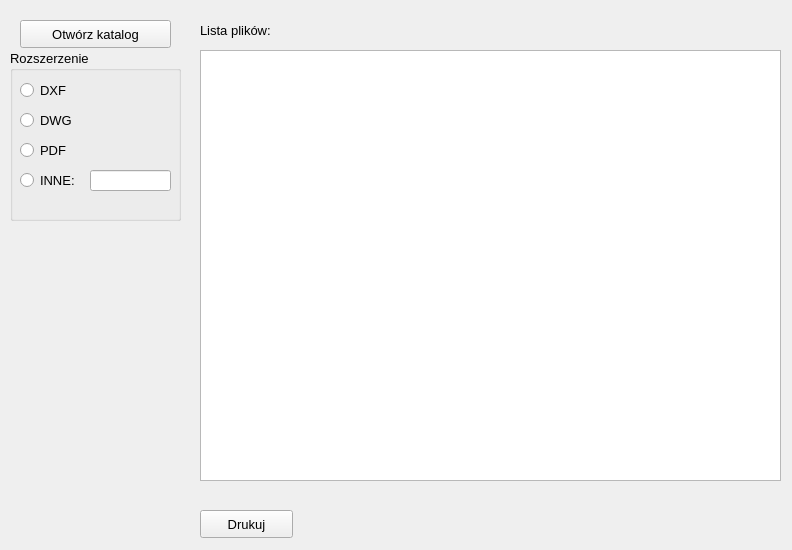
<?xml version="1.0" encoding="UTF-8"?>
<ui version="4.0">
 <author>Marcin Cichy Quiet Falcon</author>
 <class>MainWindow</class>
 <widget class="QMainWindow" name="MainWindow">
  <property name="geometry">
   <rect>
    <x>0</x>
    <y>0</y>
    <width>792</width>
    <height>550</height>
   </rect>
  </property>
  <property name="font">
   <font>
    <pointsize>10</pointsize>
   </font>
  </property>
  <property name="windowTitle">
   <string>MainWindow</string>
  </property>
  <widget class="QWidget" name="centralwidget">
   <widget class="QPushButton" name="btn_Open_Folder">
    <property name="geometry">
     <rect>
      <x>20</x>
      <y>20</y>
      <width>151</width>
      <height>28</height>
     </rect>
    </property>
    <property name="text">
     <string>Otwórz katalog</string>
    </property>
   </widget>
   <widget class="QGroupBox" name="groupBox">
    <property name="geometry">
     <rect>
      <x>10</x>
      <y>50</y>
      <width>171</width>
      <height>171</height>
     </rect>
    </property>
    <property name="title">
     <string>Rozszerzenie</string>
    </property>
    <widget class="QRadioButton" name="radio_btn_DXF">
     <property name="geometry">
      <rect>
       <x>10</x>
       <y>30</y>
       <width>95</width>
       <height>21</height>
      </rect>
     </property>
     <property name="text">
      <string>DXF</string>
     </property>
    </widget>
    <widget class="QRadioButton" name="radio_btn_DWG">
     <property name="geometry">
      <rect>
       <x>10</x>
       <y>60</y>
       <width>95</width>
       <height>21</height>
      </rect>
     </property>
     <property name="text">
      <string>DWG</string>
     </property>
    </widget>
    <widget class="QRadioButton" name="radio_btn_PDF">
     <property name="geometry">
      <rect>
       <x>10</x>
       <y>90</y>
       <width>95</width>
       <height>21</height>
      </rect>
     </property>
     <property name="text">
      <string>PDF</string>
     </property>
    </widget>
    <widget class="QRadioButton" name="radio_btn_Inne">
     <property name="geometry">
      <rect>
       <x>10</x>
       <y>120</y>
       <width>95</width>
       <height>21</height>
      </rect>
     </property>
     <property name="text">
      <string>INNE:</string>
     </property>
    </widget>
    <widget class="QLineEdit" name="lineEdit">
     <property name="geometry">
      <rect>
       <x>80</x>
       <y>120</y>
       <width>81</width>
       <height>21</height>
      </rect>
     </property>
    </widget>
   </widget>
   <widget class="QLabel" name="lbl_List_of_File">
    <property name="geometry">
     <rect>
      <x>200</x>
      <y>10</y>
      <width>131</width>
      <height>41</height>
     </rect>
    </property>
    <property name="font">
     <font>
      <pointsize>10</pointsize>
     </font>
    </property>
    <property name="text">
     <string>Lista plików:</string>
    </property>
   </widget>
   <widget class="QListView" name="listView">
    <property name="geometry">
     <rect>
      <x>200</x>
      <y>50</y>
      <width>581</width>
      <height>431</height>
     </rect>
    </property>
   </widget>
   <widget class="QPushButton" name="btn_Print">
    <property name="geometry">
     <rect>
      <x>200</x>
      <y>510</y>
      <width>93</width>
      <height>28</height>
     </rect>
    </property>
    <property name="text">
     <string>Drukuj</string>
    </property>
   </widget>
  </widget>
 </widget>
 <resources/>
 <connections/>
</ui>
